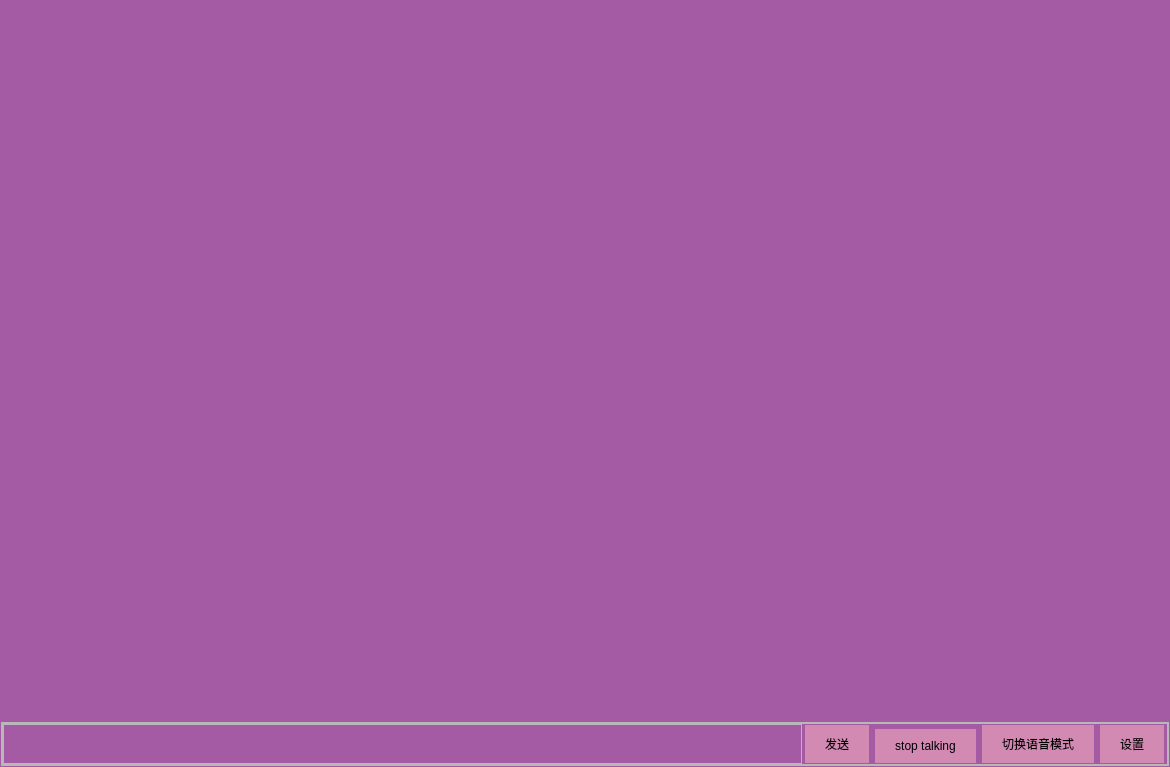
<?xml version="1.0" encoding="UTF-8"?>
<ui version="4.0">
 <class>Form</class>
 <widget class="QWidget" name="Form">
  <property name="geometry">
   <rect>
    <x>0</x>
    <y>0</y>
    <width>1170</width>
    <height>767</height>
   </rect>
  </property>
  <property name="windowTitle">
   <string>GZ</string>
  </property>
  <property name="styleSheet">
   <string notr="true">/*background-color: rgb(165,091,164);*/
QWidget#Form {
	background-color: rgb(165,091,164);
}

</string>
  </property>
  <layout class="QVBoxLayout" name="verticalLayout_2">
   <property name="spacing">
    <number>0</number>
   </property>
   <property name="leftMargin">
    <number>0</number>
   </property>
   <property name="topMargin">
    <number>0</number>
   </property>
   <property name="rightMargin">
    <number>0</number>
   </property>
   <property name="bottomMargin">
    <number>0</number>
   </property>
   <item>
    <layout class="QVBoxLayout" name="verticalLayout" stretch="19,1">
     <property name="spacing">
      <number>0</number>
     </property>
     <property name="leftMargin">
      <number>1</number>
     </property>
     <property name="topMargin">
      <number>1</number>
     </property>
     <property name="rightMargin">
      <number>1</number>
     </property>
     <property name="bottomMargin">
      <number>1</number>
     </property>
     <item>
      <widget class="QFrame" name="frame">
       <property name="sizePolicy">
        <sizepolicy hsizetype="Expanding" vsizetype="Expanding">
         <horstretch>0</horstretch>
         <verstretch>0</verstretch>
        </sizepolicy>
       </property>
       <property name="styleSheet">
        <string notr="true">QWidget#frame {
    background-color: rgba(0, 0, 0, 0); /* 完全透明的背景颜色 */
}</string>
       </property>
       <property name="frameShape">
        <enum>QFrame::StyledPanel</enum>
       </property>
       <property name="frameShadow">
        <enum>QFrame::Raised</enum>
       </property>
       <layout class="QVBoxLayout" name="verticalLayout_3">
        <property name="spacing">
         <number>0</number>
        </property>
        <property name="leftMargin">
         <number>0</number>
        </property>
        <property name="topMargin">
         <number>0</number>
        </property>
        <property name="rightMargin">
         <number>0</number>
        </property>
        <property name="bottomMargin">
         <number>0</number>
        </property>
        <item>
         <widget class="QScrollArea" name="scrollArea">
          <property name="styleSheet">
           <string notr="true">QWidget#scrollArea {
    background-color: rgba(0, 0, 0, 0); /* 完全透明的背景颜色 */
}</string>
          </property>
          <property name="verticalScrollBarPolicy">
           <enum>Qt::ScrollBarAlwaysOff</enum>
          </property>
          <property name="horizontalScrollBarPolicy">
           <enum>Qt::ScrollBarAlwaysOff</enum>
          </property>
          <property name="widgetResizable">
           <bool>true</bool>
          </property>
          <widget class="QWidget" name="scrollAreaWidgetContents">
           <property name="geometry">
            <rect>
             <x>0</x>
             <y>0</y>
             <width>1164</width>
             <height>800</height>
            </rect>
           </property>
           <property name="sizePolicy">
            <sizepolicy hsizetype="Preferred" vsizetype="Preferred">
             <horstretch>0</horstretch>
             <verstretch>0</verstretch>
            </sizepolicy>
           </property>
           <property name="minimumSize">
            <size>
             <width>0</width>
             <height>800</height>
            </size>
           </property>
           <property name="styleSheet">
            <string notr="true">QWidget#scrollAreaWidgetContents {
    background-color: rgba(0, 0, 0, 0); /* 完全透明的背景颜色 */
}</string>
           </property>
          </widget>
         </widget>
        </item>
       </layout>
      </widget>
     </item>
     <item>
      <widget class="QFrame" name="caozuo">
       <property name="sizePolicy">
        <sizepolicy hsizetype="Expanding" vsizetype="Expanding">
         <horstretch>0</horstretch>
         <verstretch>0</verstretch>
        </sizepolicy>
       </property>
       <property name="styleSheet">
        <string notr="true"/>
       </property>
       <property name="frameShape">
        <enum>QFrame::StyledPanel</enum>
       </property>
       <property name="frameShadow">
        <enum>QFrame::Raised</enum>
       </property>
       <layout class="QHBoxLayout" name="horizontalLayout" stretch="5">
        <property name="spacing">
         <number>0</number>
        </property>
        <property name="leftMargin">
         <number>0</number>
        </property>
        <property name="topMargin">
         <number>0</number>
        </property>
        <property name="rightMargin">
         <number>0</number>
        </property>
        <property name="bottomMargin">
         <number>0</number>
        </property>
        <item>
         <widget class="QFrame" name="jianru">
          <property name="frameShape">
           <enum>QFrame::StyledPanel</enum>
          </property>
          <property name="frameShadow">
           <enum>QFrame::Raised</enum>
          </property>
          <layout class="QHBoxLayout" name="horizontalLayout_3" stretch="20,0,0,0,0">
           <property name="spacing">
            <number>0</number>
           </property>
           <property name="leftMargin">
            <number>0</number>
           </property>
           <property name="topMargin">
            <number>0</number>
           </property>
           <property name="rightMargin">
            <number>0</number>
           </property>
           <property name="bottomMargin">
            <number>0</number>
           </property>
           <item>
            <layout class="QVBoxLayout" name="verticalLayout_7" stretch="0">
             <property name="spacing">
              <number>0</number>
             </property>
             <item>
              <widget class="QFrame" name="frame_2">
               <property name="frameShape">
                <enum>QFrame::StyledPanel</enum>
               </property>
               <property name="frameShadow">
                <enum>QFrame::Raised</enum>
               </property>
               <layout class="QVBoxLayout" name="verticalLayout_10">
                <property name="spacing">
                 <number>0</number>
                </property>
                <property name="leftMargin">
                 <number>0</number>
                </property>
                <property name="topMargin">
                 <number>0</number>
                </property>
                <property name="rightMargin">
                 <number>0</number>
                </property>
                <property name="bottomMargin">
                 <number>0</number>
                </property>
                <item>
                 <layout class="QVBoxLayout" name="verticalLayout_9">
                  <property name="spacing">
                   <number>0</number>
                  </property>
                  <property name="leftMargin">
                   <number>6</number>
                  </property>
                  <property name="topMargin">
                   <number>6</number>
                  </property>
                  <property name="rightMargin">
                   <number>6</number>
                  </property>
                  <property name="bottomMargin">
                   <number>6</number>
                  </property>
                 </layout>
                </item>
               </layout>
              </widget>
             </item>
            </layout>
           </item>
           <item>
            <layout class="QVBoxLayout" name="verticalLayout_8">
             <property name="spacing">
              <number>0</number>
             </property>
             <item>
              <spacer name="verticalSpacer_5">
               <property name="orientation">
                <enum>Qt::Vertical</enum>
               </property>
               <property name="sizeHint" stdset="0">
                <size>
                 <width>20</width>
                 <height>40</height>
                </size>
               </property>
              </spacer>
             </item>
             <item>
              <widget class="QPushButton" name="pushButton_5">
               <property name="styleSheet">
                <string notr="true">QWidget {
    background-color: rgba(255, 182, 193, 0.5);
	border: none;
	border-top: 10px solid transparent;
	border-bottom: 10px solid transparent;
    border-left: 20px solid transparent;
    border-right: 20px solid transparent;
    margin-bottom: 1px;
	margin-top: 1px;
	margin-right: 3px;
	margin-left: 3px;
}

QWidget:hover {
    background-color: rgba(255, 182, 193, 0.3);
}</string>
               </property>
               <property name="text">
                <string>发送</string>
               </property>
              </widget>
             </item>
            </layout>
           </item>
           <item>
            <layout class="QVBoxLayout" name="verticalLayout_6">
             <property name="spacing">
              <number>0</number>
             </property>
             <item>
              <spacer name="verticalSpacer_2">
               <property name="orientation">
                <enum>Qt::Vertical</enum>
               </property>
               <property name="sizeHint" stdset="0">
                <size>
                 <width>20</width>
                 <height>40</height>
                </size>
               </property>
              </spacer>
             </item>
             <item>
              <widget class="QPushButton" name="pushButton_4">
               <property name="styleSheet">
                <string notr="true">QWidget {
    background-color: rgba(255, 182, 193, 0.5);
	border: none;
	border-top: 10px solid transparent;
	border-bottom: 10px solid transparent;
    border-left: 20px solid transparent;
    border-right: 20px solid transparent;
    margin-bottom: 1px;
	margin-top: 1px;
	margin-right: 3px;
	margin-left: 3px;
}

QWidget:hover {
    background-color: rgba(255, 182, 193, 0.3);
}</string>
               </property>
               <property name="text">
                <string>stop talking</string>
               </property>
              </widget>
             </item>
            </layout>
           </item>
           <item>
            <layout class="QVBoxLayout" name="verticalLayout_4">
             <property name="spacing">
              <number>0</number>
             </property>
             <property name="leftMargin">
              <number>0</number>
             </property>
             <item>
              <spacer name="verticalSpacer">
               <property name="orientation">
                <enum>Qt::Vertical</enum>
               </property>
               <property name="sizeHint" stdset="0">
                <size>
                 <width>20</width>
                 <height>40</height>
                </size>
               </property>
              </spacer>
             </item>
             <item>
              <widget class="QPushButton" name="pushButton">
               <property name="styleSheet">
                <string notr="true">QWidget {
    background-color: rgba(255, 182, 193, 0.5);
	border: none;
	border-top: 10px solid transparent;
	border-bottom: 10px solid transparent;
    border-left: 20px solid transparent;
    border-right: 20px solid transparent;
    margin-bottom: 1px;
	margin-top: 1px;
	margin-right: 3px;
	margin-left: 3px;
}

QWidget:hover {
    background-color: rgba(255, 182, 193, 0.3);
}</string>
               </property>
               <property name="text">
                <string>切换语音模式</string>
               </property>
              </widget>
             </item>
            </layout>
           </item>
           <item>
            <layout class="QVBoxLayout" name="verticalLayout_5">
             <property name="spacing">
              <number>0</number>
             </property>
             <property name="rightMargin">
              <number>0</number>
             </property>
             <item>
              <spacer name="verticalSpacer_3">
               <property name="orientation">
                <enum>Qt::Vertical</enum>
               </property>
               <property name="sizeHint" stdset="0">
                <size>
                 <width>20</width>
                 <height>40</height>
                </size>
               </property>
              </spacer>
             </item>
             <item>
              <widget class="QPushButton" name="pushButton_2">
               <property name="styleSheet">
                <string notr="true">QWidget {
    background-color: rgba(255, 182, 193, 0.5);
	border: none;
	border-top: 10px solid transparent;
	border-bottom: 10px solid transparent;
    border-left: 20px solid transparent;
    border-right: 20px solid transparent;
    margin-bottom: 1px;
	margin-top: 1px;
	margin-right: 3px;
	margin-left: 3px;
}

QWidget:hover {
    background-color: rgba(255, 182, 193, 0.3);
}</string>
               </property>
               <property name="text">
                <string>设置</string>
               </property>
              </widget>
             </item>
            </layout>
           </item>
          </layout>
         </widget>
        </item>
       </layout>
      </widget>
     </item>
    </layout>
   </item>
  </layout>
 </widget>
 <resources/>
 <connections/>
</ui>
